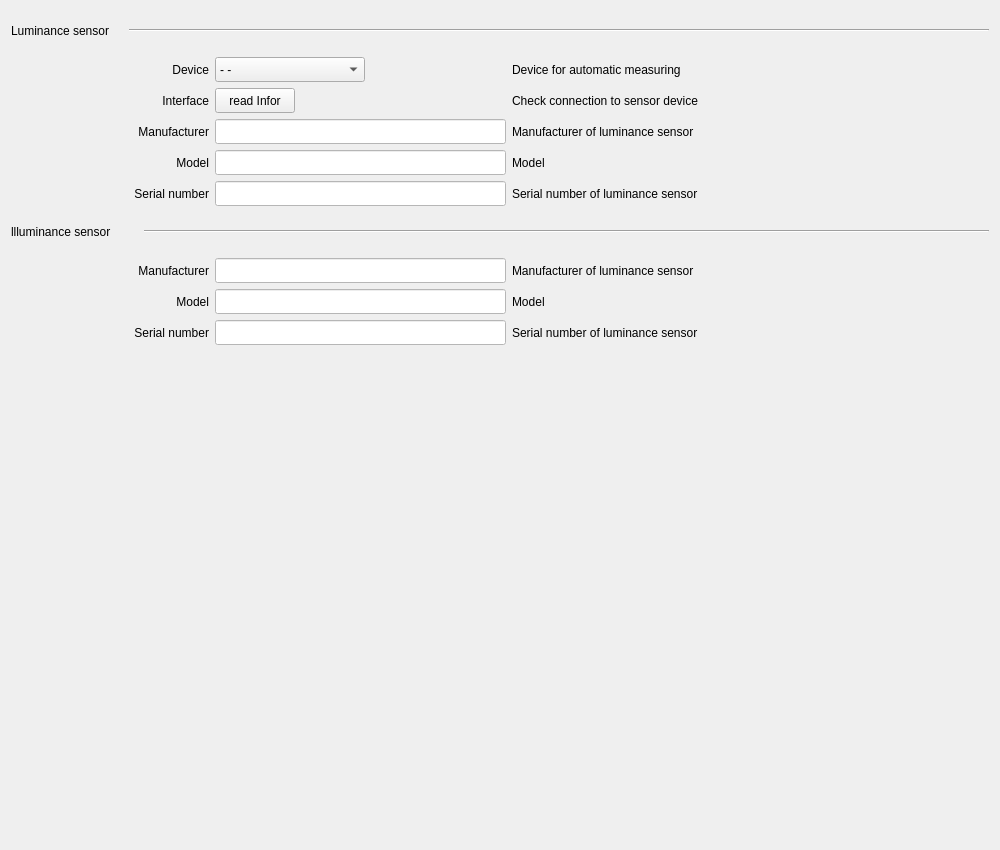
<?xml version="1.0" encoding="UTF-8"?>
<ui version="4.0">
 <class>BaselineSensors</class>
 <widget class="QWidget" name="BaselineSensors">
  <property name="geometry">
   <rect>
    <x>0</x>
    <y>0</y>
    <width>1000</width>
    <height>850</height>
   </rect>
  </property>
  <property name="windowTitle">
   <string>Form</string>
  </property>
  <layout class="QVBoxLayout" name="verticalLayout_4">
   <item>
    <layout class="QHBoxLayout" name="horizontalLayout_9">
     <property name="sizeConstraint">
      <enum>QLayout::SetMinimumSize</enum>
     </property>
     <item>
      <widget class="QLabel" name="label_129">
       <property name="minimumSize">
        <size>
         <width>112</width>
         <height>40</height>
        </size>
       </property>
       <property name="maximumSize">
        <size>
         <width>112</width>
         <height>40</height>
        </size>
       </property>
       <property name="text">
        <string>Luminance sensor</string>
       </property>
      </widget>
     </item>
     <item>
      <widget class="Line" name="line_14">
       <property name="orientation">
        <enum>Qt::Horizontal</enum>
       </property>
      </widget>
     </item>
    </layout>
   </item>
   <item>
    <layout class="QHBoxLayout" name="horizontalLayout">
     <item>
      <layout class="QVBoxLayout" name="verticalLayout_2">
       <item>
        <widget class="QLabel" name="label_142">
         <property name="minimumSize">
          <size>
           <width>0</width>
           <height>25</height>
          </size>
         </property>
         <property name="text">
          <string>Device</string>
         </property>
         <property name="alignment">
          <set>Qt::AlignRight|Qt::AlignTrailing|Qt::AlignVCenter</set>
         </property>
        </widget>
       </item>
       <item>
        <widget class="QLabel" name="label_144">
         <property name="text">
          <string>Interface</string>
         </property>
         <property name="alignment">
          <set>Qt::AlignRight|Qt::AlignTrailing|Qt::AlignVCenter</set>
         </property>
        </widget>
       </item>
       <item>
        <widget class="QLabel" name="label_148">
         <property name="text">
          <string>Manufacturer</string>
         </property>
         <property name="alignment">
          <set>Qt::AlignRight|Qt::AlignTrailing|Qt::AlignVCenter</set>
         </property>
        </widget>
       </item>
       <item>
        <widget class="QLabel" name="label_150">
         <property name="text">
          <string>Model</string>
         </property>
         <property name="alignment">
          <set>Qt::AlignRight|Qt::AlignTrailing|Qt::AlignVCenter</set>
         </property>
        </widget>
       </item>
       <item>
        <widget class="QLabel" name="label_152">
         <property name="text">
          <string>                                     Serial number</string>
         </property>
         <property name="alignment">
          <set>Qt::AlignRight|Qt::AlignTrailing|Qt::AlignVCenter</set>
         </property>
        </widget>
       </item>
      </layout>
     </item>
     <item>
      <layout class="QVBoxLayout" name="verticalLayout">
       <item>
        <widget class="QComboBox" name="Device_comboBox">
         <property name="minimumSize">
          <size>
           <width>0</width>
           <height>25</height>
          </size>
         </property>
         <property name="maximumSize">
          <size>
           <width>150</width>
           <height>16777215</height>
          </size>
         </property>
         <property name="currentIndex">
          <number>0</number>
         </property>
         <item>
          <property name="text">
           <string>- -</string>
          </property>
         </item>
         <item>
          <property name="text">
           <string>x-rite</string>
          </property>
         </item>
         <item>
          <property name="text">
           <string>other device</string>
          </property>
         </item>
        </widget>
       </item>
       <item>
        <layout class="QHBoxLayout" name="horizontalLayout_16">
         <item>
          <widget class="QPushButton" name="pushReadSensorInor">
           <property name="minimumSize">
            <size>
             <width>0</width>
             <height>25</height>
            </size>
           </property>
           <property name="maximumSize">
            <size>
             <width>100</width>
             <height>16777215</height>
            </size>
           </property>
           <property name="text">
            <string>read Infor</string>
           </property>
          </widget>
         </item>
         <item>
          <spacer name="horizontalSpacer_18">
           <property name="orientation">
            <enum>Qt::Horizontal</enum>
           </property>
           <property name="sizeHint" stdset="0">
            <size>
             <width>40</width>
             <height>20</height>
            </size>
           </property>
          </spacer>
         </item>
        </layout>
       </item>
       <item>
        <widget class="QLineEdit" name="Manufacturer_lineEdit">
         <property name="minimumSize">
          <size>
           <width>0</width>
           <height>25</height>
          </size>
         </property>
         <property name="baseSize">
          <size>
           <width>0</width>
           <height>0</height>
          </size>
         </property>
         <property name="styleSheet">
          <string notr="true">background-color: rgb(255, 255, 255);</string>
         </property>
        </widget>
       </item>
       <item>
        <widget class="QLineEdit" name="Model_lineEdit">
         <property name="minimumSize">
          <size>
           <width>0</width>
           <height>25</height>
          </size>
         </property>
         <property name="styleSheet">
          <string notr="true">background-color: rgb(255, 255, 255);</string>
         </property>
        </widget>
       </item>
       <item>
        <widget class="QLineEdit" name="SerialNumber_lineEdit">
         <property name="minimumSize">
          <size>
           <width>0</width>
           <height>25</height>
          </size>
         </property>
         <property name="maximumSize">
          <size>
           <width>16777215</width>
           <height>16777215</height>
          </size>
         </property>
         <property name="styleSheet">
          <string notr="true">background-color: rgb(255, 255, 255);</string>
         </property>
        </widget>
       </item>
      </layout>
     </item>
     <item>
      <layout class="QVBoxLayout" name="verticalLayout_3">
       <item>
        <widget class="QLabel" name="label_143">
         <property name="minimumSize">
          <size>
           <width>0</width>
           <height>25</height>
          </size>
         </property>
         <property name="text">
          <string>Device for automatic measuring</string>
         </property>
        </widget>
       </item>
       <item>
        <widget class="QLabel" name="label_145">
         <property name="text">
          <string>Check connection to sensor device</string>
         </property>
        </widget>
       </item>
       <item>
        <widget class="QLabel" name="label_149">
         <property name="text">
          <string>Manufacturer of luminance sensor</string>
         </property>
        </widget>
       </item>
       <item>
        <widget class="QLabel" name="label_151">
         <property name="text">
          <string>Model</string>
         </property>
        </widget>
       </item>
       <item>
        <widget class="QLabel" name="label_153">
         <property name="text">
          <string>Serial number of luminance sensor</string>
         </property>
        </widget>
       </item>
      </layout>
     </item>
     <item>
      <spacer name="horizontalSpacer">
       <property name="orientation">
        <enum>Qt::Horizontal</enum>
       </property>
       <property name="sizeHint" stdset="0">
        <size>
         <width>40</width>
         <height>20</height>
        </size>
       </property>
      </spacer>
     </item>
    </layout>
   </item>
   <item>
    <layout class="QHBoxLayout" name="horizontalLayout_17">
     <property name="sizeConstraint">
      <enum>QLayout::SetMinimumSize</enum>
     </property>
     <item>
      <widget class="QLabel" name="label_160">
       <property name="minimumSize">
        <size>
         <width>127</width>
         <height>40</height>
        </size>
       </property>
       <property name="maximumSize">
        <size>
         <width>127</width>
         <height>40</height>
        </size>
       </property>
       <property name="text">
        <string>llluminance sensor</string>
       </property>
      </widget>
     </item>
     <item>
      <widget class="Line" name="line_15">
       <property name="orientation">
        <enum>Qt::Horizontal</enum>
       </property>
      </widget>
     </item>
    </layout>
   </item>
   <item>
    <layout class="QGridLayout" name="gridLayout_12">
     <item row="1" column="4">
      <spacer name="horizontalSpacer_4">
       <property name="orientation">
        <enum>Qt::Horizontal</enum>
       </property>
       <property name="sizeHint" stdset="0">
        <size>
         <width>40</width>
         <height>20</height>
        </size>
       </property>
      </spacer>
     </item>
     <item row="2" column="0">
      <widget class="QLabel" name="label_138">
       <property name="text">
        <string>                                     Serial number</string>
       </property>
       <property name="alignment">
        <set>Qt::AlignRight|Qt::AlignTrailing|Qt::AlignVCenter</set>
       </property>
      </widget>
     </item>
     <item row="2" column="3">
      <widget class="QLabel" name="label_139">
       <property name="text">
        <string>Serial number of luminance sensor</string>
       </property>
      </widget>
     </item>
     <item row="0" column="3">
      <widget class="QLabel" name="label_135">
       <property name="text">
        <string>Manufacturer of luminance sensor</string>
       </property>
      </widget>
     </item>
     <item row="1" column="3">
      <widget class="QLabel" name="label_137">
       <property name="text">
        <string>Model</string>
       </property>
      </widget>
     </item>
     <item row="0" column="1">
      <widget class="QLineEdit" name="Manufacturer_lineEdit_2">
       <property name="minimumSize">
        <size>
         <width>0</width>
         <height>25</height>
        </size>
       </property>
       <property name="styleSheet">
        <string notr="true">background-color: rgb(255, 255, 255);</string>
       </property>
      </widget>
     </item>
     <item row="2" column="1">
      <widget class="QLineEdit" name="SerialNumber_lineEdit_2">
       <property name="minimumSize">
        <size>
         <width>0</width>
         <height>25</height>
        </size>
       </property>
       <property name="maximumSize">
        <size>
         <width>16777215</width>
         <height>16777215</height>
        </size>
       </property>
       <property name="styleSheet">
        <string notr="true">background-color: rgb(255, 255, 255);</string>
       </property>
      </widget>
     </item>
     <item row="0" column="0">
      <widget class="QLabel" name="label_134">
       <property name="text">
        <string>Manufacturer</string>
       </property>
       <property name="alignment">
        <set>Qt::AlignRight|Qt::AlignTrailing|Qt::AlignVCenter</set>
       </property>
      </widget>
     </item>
     <item row="1" column="0">
      <widget class="QLabel" name="label_136">
       <property name="text">
        <string>Model</string>
       </property>
       <property name="alignment">
        <set>Qt::AlignRight|Qt::AlignTrailing|Qt::AlignVCenter</set>
       </property>
      </widget>
     </item>
     <item row="1" column="1">
      <widget class="QLineEdit" name="Model_lineEdit_2">
       <property name="minimumSize">
        <size>
         <width>0</width>
         <height>25</height>
        </size>
       </property>
       <property name="styleSheet">
        <string notr="true">background-color: rgb(255, 255, 255);</string>
       </property>
      </widget>
     </item>
    </layout>
   </item>
   <item>
    <spacer name="verticalSpacer">
     <property name="orientation">
      <enum>Qt::Vertical</enum>
     </property>
     <property name="sizeHint" stdset="0">
      <size>
       <width>20</width>
       <height>477</height>
      </size>
     </property>
    </spacer>
   </item>
  </layout>
 </widget>
 <resources/>
 <connections/>
</ui>
